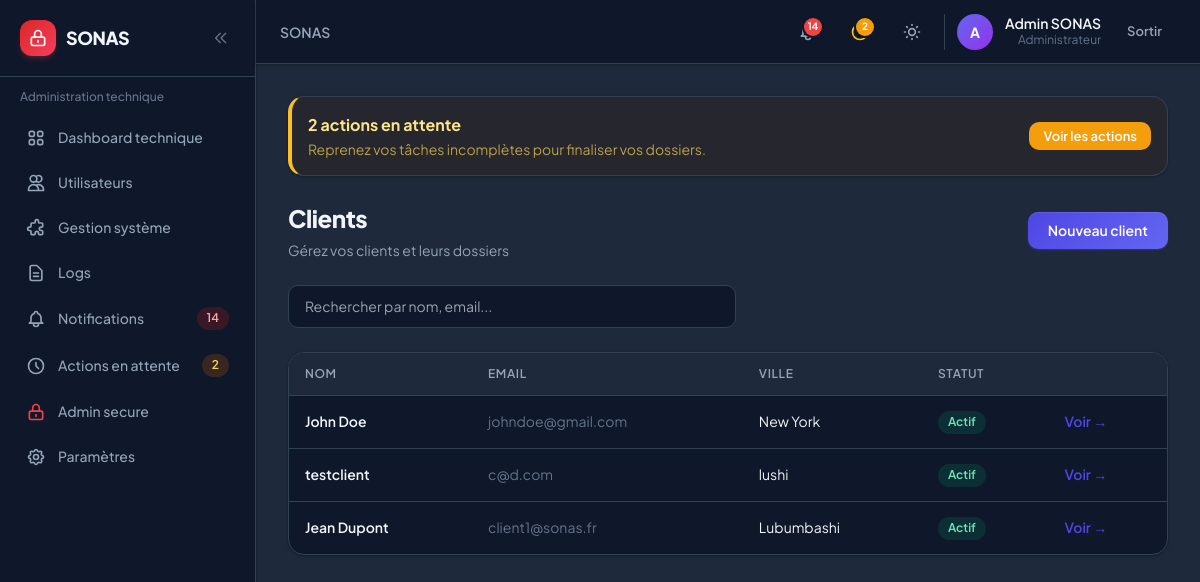
Page /sonas/clients/ (signed in) on the committed database.
### accounts/models.py (models this page shows, shortened)
class User(AbstractUser):
    role = models.CharField(
        max_length=10,
        choices=UserRole.choices,
        default=UserRole.CLIENT,
        db_index=True,
    )
    phone = models.CharField(max_length=20, blank=True)
    theme_preference = models.CharField(
        max_length=10,
        choices=[('light', 'Clair'), ('dark', 'Sombre'), ('system', 'Système')],
        default='system',
    )
    created_at = models.DateTimeField(auto_now_add=True)
    updated_at = models.DateTimeField(auto_now=True)
    class Meta:
        verbose_name = 'Utilisateur'
        verbose_name_plural = 'Utilisateurs'
    @property
    def is_client(self):
        return self.role == UserRole.CLIENT
    @property
    def is_admin_user(self):
        return self.role == UserRole.ADMIN
    @property
    def is_internal(self):
        return self.role in (UserRole.AGENT, UserRole.GERANT, UserRole.ADMIN)

### clients/models.py (models this page shows, shortened)
class Client(models.Model):
    user = models.OneToOneField(
        settings.AUTH_USER_MODEL,
        on_delete=models.CASCADE,
        related_name='client_profile',
    )
    raison_sociale = models.CharField(max_length=200, blank=True)
    siret = models.CharField(max_length=14, blank=True)
    adresse = models.TextField(blank=True)
    code_postal = models.CharField(max_length=10, blank=True)
    ville = models.CharField(max_length=100, blank=True)
    is_active = models.BooleanField(default=True)
    notes_internes = models.TextField(blank=True, help_text='Visible uniquement en interne')
    created_at = models.DateTimeField(auto_now_add=True)
    updated_at = models.DateTimeField(auto_now=True)
    class Meta:
        verbose_name = 'Client'
        verbose_name_plural = 'Clients'
        ordering = ['-created_at']
    def __str__(self):
        name = self.raison_sociale or self.user.get_full_name() or self.user.username
        return name
    @property
    def display_name(self):
        return self.__str__()
    @property
    def email(self):
        return self.user.email
    @property
    def ville_affichage(self):
        if self.ville.strip():
            return self.ville
        biens = list(self.biens.all())
        if not biens:
            return ''
        return max(biens, key=lambda b: b.created_at).ville

### biens/models.py (models this page shows, shortened)
class Bien(models.Model):
    client = models.ForeignKey(Client, on_delete=models.CASCADE, related_name='biens')
    reference = models.CharField(max_length=50, unique=True)
    type_bien = models.CharField(max_length=20, choices=BienType.choices, default=BienType.APPARTEMENT)
    adresse = models.TextField()
    code_postal = models.CharField(max_length=10)
    ville = models.CharField(max_length=100)
    surface_m2 = models.DecimalField(max_digits=10, decimal_places=2, null=True, blank=True)
    valeur_estimee = models.DecimalField(
        max_digits=14,
        decimal_places=2,
        null=True,
        blank=True,
        help_text='Valeur estimée du bien en USD (utilisée pour la grille tarifaire).',
    )
    grille_tarifaire = models.ForeignKey(
        'contrats.GrilleTarifaire',
        on_delete=models.SET_NULL,
        null=True,
        blank=True,
        related_name='biens',
        verbose_name='Forfait d\'assurance',
    )
    description = models.TextField(blank=True)
    statut = models.CharField(max_length=15, choices=BienStatut.choices, default=BienStatut.EN_ATTENTE)
    motif_rejet = models.TextField(blank=True)
    created_at = models.DateTimeField(auto_now_add=True)
    updated_at = models.DateTimeField(auto_now=True)
    class Meta:
        verbose_name = 'Bien'
        verbose_name_plural = 'Biens'
        ordering = ['-created_at']

### clients/views.py (the view, shortened to what this page needs)
@internal_required
def client_list(request):
    qs = Client.objects.select_related('user').prefetch_related('biens').filter(is_active=True)
    search = request.GET.get('q', '').strip()
    return render(request, 'clients/list_internal.html', {
        'clients': qs,
        'search': search,
        'filter_choices': FILTER_CHOICES,
        'active_filter': get_active_filter(request),
    })

### core/filters.py (called while the page is built)
def get_active_filter(request, default='all'):
    return request.GET.get('filter', default)

### notifications/services.py (called while the page is built)
def get_pending_actions_count(user):
    return ActionEnAttente.objects.filter(user=user, is_resolved=False).count()

def get_unread_count(user):
    return Notification.objects.filter(user=user, is_read=False).count()

def get_recent_notifications(user, limit=5):
    return Notification.objects.filter(user=user).order_by('-created_at')[:limit]

### templates/clients/list_internal.html (shortened to what this page needs)
{% extends 'base.html' %}
{% block content %}
<div class="flex flex-col sm:flex-row sm:items-center justify-between gap-4 mb-6">
    <div class="sonas-page-header mb-0">
        <h1>Clients</h1>
        <p>Gérez vos clients et leurs dossiers</p>
    </div>
    <a href="{% url 'clients_internal:create' %}" class="sonas-btn sonas-btn-primary shrink-0">Nouveau client</a>
</div>
<form method="get" class="mb-6">
    <input type="search" name="q" value="{{ search }}" placeholder="Rechercher par nom, email..." class="sonas-input w-full max-w-md">
</form>
<div class="hidden lg:block sonas-card overflow-hidden sonas-table-wrap">
    <table class="sonas-table">
        <thead><tr>
            <th>Nom</th><th>Email</th><th>Ville</th><th>Statut</th><th></th>
        </tr></thead>
        <tbody>
            {% for c in clients %}
            <tr>
                <td class="font-semibold">{{ c.display_name }}</td>
                <td class="text-slate-500">{{ c.email }}</td>
                <td>{{ c.ville_affichage|default:"—" }}</td>
                <td>{% if c.is_active %}<span class="sonas-badge sonas-badge-green">Actif</span>{% else %}<span class="sonas-badge sonas-badge-gray">Inactif</span>{% endif %}</td>
                <td><a href="{% url 'clients_internal:detail' c.pk %}" class="text-sm font-semibold text-indigo-600 hover:underline">Voir →</a></td>
            </tr>
            {% empty %}
            <tr><td colspan="5" class="text-center text-slate-500 py-12">Aucun client trouvé.</td></tr>
            {% endfor %}
        </tbody>
    </table>
</div>
{% endblock %}

### templates/partials/navbar.html (shortened to what this page needs)
<header class="sticky top-0 z-30 sonas-card border-0 border-b rounded-none px-3 sm:px-6 h-14 sm:h-16 flex items-center justify-between shrink-0 gap-2">
    <div class="flex items-center gap-2 sm:gap-4 min-w-0 flex-1">
        <h2 class="text-sm font-semibold text-slate-500 dark:text-slate-400 truncate hidden lg:block">
            {% block page_breadcrumb %}SONAS{% endblock %}
        </h2>
    </div>
    <div class="flex items-center gap-1 sm:gap-3 shrink-0">
        <a href="{% url url_notifications_list %}" class="relative p-2.5 rounded-xl hover:bg-slate-100 dark:hover:bg-slate-800 transition-colors" title="Notifications{% if unread_notifications_count %} ({{ unread_notifications_count }}){% endif %}">
            {% if unread_notifications_count %}
            <span class="absolute top-1.5 right-1.5 min-w-[1.125rem] h-[1.125rem] px-0.5 bg-red-500 rounded-full ring-2 ring-white dark:ring-slate-900 text-[10px] font-bold text-white flex items-center justify-center">{{ unread_notifications_count }}</span>
            {% endif %}
        </a>
        {% if pending_actions_count %}
        <a href="{% url url_pending_actions %}" class="relative p-2.5 rounded-xl hover:bg-slate-100 dark:hover:bg-slate-800 transition-colors" title="Actions en attente ({{ pending_actions_count }})">
            <span class="absolute top-1.5 right-1.5 min-w-[1.125rem] h-[1.125rem] px-0.5 bg-amber-500 rounded-full ring-2 ring-white dark:ring-slate-900 text-[10px] font-bold text-white flex items-center justify-center">{{ pending_actions_count }}</span>
        </a>
        {% endif %}
        <button @click="toggle()" class="p-2.5 rounded-xl hover:bg-slate-100 dark:hover:bg-slate-800 transition-colors" title="Thème">
        </button>
        <div class="hidden sm:flex items-center gap-3 pl-3 border-l border-slate-200 dark:border-slate-700">
            <div class="w-9 h-9 rounded-full bg-gradient-to-br from-indigo-500 to-purple-600 flex items-center justify-center text-white text-sm font-bold">
                {{ user.first_name|first|default:user.username|first|upper }}
            </div>
            <div class="text-right hidden md:block">
                <p class="text-sm font-semibold leading-tight">{{ user.get_full_name|default:user.username }}</p>
                <p class="text-xs text-slate-500">{{ user.get_role_display }}</p>
            </div>
        </div>
        <form method="post" action="{% url 'accounts:logout' %}">
            <button type="submit" class="sonas-btn sonas-btn-ghost sonas-btn-sm">Sortir</button>
        </form>
    </div>
</header>

### static/css/sonas.css (style rules this page uses)
:root { --sonas-primary: #4f46e5; --sonas-primary-hover: #4338ca; --sonas-primary-light: #eef2ff; --sonas-danger: #ef4444; --sonas-warning: #f59e0b; --sonas-success: #10b981; --sonas-surface: #ffffff; --sonas-surface-2: #f8fafc; --sonas-border: #e2e8f0; --sonas-text: #0f172a; --sonas-muted: #64748b; --sonas-radius: 0.75rem; --sonas-radius-lg: 1rem; --sonas-shadow: 0 1px 3px rgb(15 23 42 / 0.06), 0 1px 2px rgb(15 23 42 / 0.04); --sonas-shadow-md: 0 4px 6px -1px rgb(15 23 42 / 0.07), 0 2px 4px -2px rgb(15 23 42 / 0.05); --sonas-shadow-lg: 0 20px 40px -12px rgb(15 23 42 / 0.12); }
.dark { --sonas-primary: #818cf8; --sonas-primary-hover: #a5b4fc; --sonas-primary-light: rgb(79 70 229 / 0.15); --sonas-surface: #0f172a; --sonas-surface-2: #1e293b; --sonas-border: #334155; --sonas-text: #f1f5f9; --sonas-muted: #94a3b8; --sonas-shadow: 0 1px 3px rgb(0 0 0 / 0.3); --sonas-shadow-md: 0 4px 12px rgb(0 0 0 / 0.35); --sonas-shadow-lg: 0 20px 40px rgb(0 0 0 / 0.45); }
body { font-family: 'Plus Jakarta Sans', system-ui, sans-serif; -webkit-font-smoothing: antialiased; }
.sonas-btn { display: inline-flex; align-items: center; justify-content: center; gap: 0.5rem; padding: 0.625rem 1.25rem; font-size: 0.875rem; font-weight: 600; border-radius: 0.625rem; transition: all 0.2s ease; cursor: pointer; border: none; text-decoration: none; line-height: 1.25; }
.sonas-btn-primary { background: linear-gradient(135deg, #4f46e5 0%, #6366f1 100%); color: white; box-shadow: 0 1px 2px rgb(79 70 229 / 0.4), inset 0 1px 0 rgb(255 255 255 / 0.1); }
.sonas-btn-ghost { background: transparent; color: var(--sonas-muted); }
.sonas-btn-sm { padding: 0.375rem 0.875rem; font-size: 0.8125rem; }
.sonas-card { background: var(--sonas-surface); border: 1px solid var(--sonas-border); border-radius: var(--sonas-radius-lg); box-shadow: var(--sonas-shadow); transition: box-shadow 0.2s, border-color 0.2s, transform 0.2s; }
.sonas-badge { display: inline-flex; align-items: center; padding: 0.2rem 0.625rem; font-size: 0.75rem; font-weight: 600; border-radius: 9999px; line-height: 1.4; }
.sonas-badge-green { background: #d1fae5; color: #047857; }
.dark .sonas-badge-green { background: rgb(4 120 87 / 0.25); color: #6ee7b7; }
.sonas-input, .form-input { width: 100%; padding: 0.625rem 1rem; font-size: 0.875rem; background: var(--sonas-surface); border: 1px solid var(--sonas-border); border-radius: 0.625rem; color: var(--sonas-text); transition: border-color 0.15s, box-shadow 0.15s; }
.sonas-table { width: 100%; font-size: 0.875rem; border-collapse: collapse; }
.sonas-table thead th { text-align: left; padding: 0.75rem 1rem; font-size: 0.75rem; font-weight: 600; text-transform: uppercase; letter-spacing: 0.05em; color: var(--sonas-muted); background: var(--sonas-surface-2); border-bottom: 1px solid var(--sonas-border); }
.sonas-table tbody td { padding: 0.875rem 1rem; border-bottom: 1px solid var(--sonas-border); }
.sonas-table tbody tr:last-child td { border-bottom: none; }
.sonas-table-wrap { overflow-x: auto; -webkit-overflow-scrolling: touch; }
.sonas-page-header h1 { font-size: 1.5rem; font-weight: 800; letter-spacing: -0.02em; color: var(--sonas-text); }
.sonas-page-header p { font-size: 0.875rem; color: var(--sonas-muted); margin-top: 0.25rem; }

### rows in the picture
User: first_name|first "A", get_full_name "Admin SONAS", role "Administrateur"
Client: display_name "John Doe", email "johndoe@gmail.com", ville_affichage "New York", is_active "Actif"
Client: display_name "testclient", email "c@d.com", ville_affichage "lushi", is_active "Actif"
Client: display_name "Jean Dupont", email "client1@sonas.fr", ville_affichage "Lubumbashi", is_active "Actif"

### other values in the picture
{{ unread_notifications_count }} "14"
{{ pending_actions_count }} "2"
